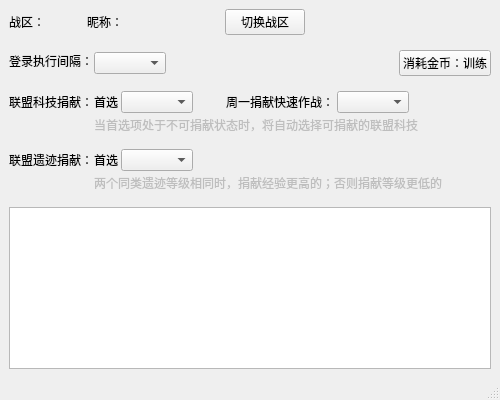
<?xml version="1.0" encoding="UTF-8"?>
<ui version="4.0">
 <class>MainWindow</class>
 <widget class="QMainWindow" name="MainWindow">
  <property name="geometry">
   <rect>
    <x>0</x>
    <y>0</y>
    <width>500</width>
    <height>400</height>
   </rect>
  </property>
  <property name="windowTitle">
   <string>TopwarHelper</string>
  </property>
  <widget class="QWidget" name="centralwidget">
   <layout class="QVBoxLayout" name="verticalLayout">
    <item>
     <layout class="QVBoxLayout" name="mainLayout" stretch="0,0,0,0,0">
      <property name="spacing">
       <number>15</number>
      </property>
      <item>
       <layout class="QHBoxLayout" name="userInfoLayout" stretch="0,0,0,0,0,3">
        <property name="spacing">
         <number>1</number>
        </property>
        <item>
         <widget class="QLabel" name="warzoneText">
          <property name="text">
           <string>战区：</string>
          </property>
         </widget>
        </item>
        <item alignment="Qt::AlignLeft">
         <widget class="QLabel" name="warzoneLabel">
          <property name="minimumSize">
           <size>
            <width>40</width>
            <height>0</height>
           </size>
          </property>
          <property name="maximumSize">
           <size>
            <width>40</width>
            <height>16777215</height>
           </size>
          </property>
          <property name="text">
           <string/>
          </property>
         </widget>
        </item>
        <item>
         <widget class="QLabel" name="label">
          <property name="text">
           <string>昵称：</string>
          </property>
         </widget>
        </item>
        <item alignment="Qt::AlignLeft">
         <widget class="QLabel" name="usernameLabel">
          <property name="minimumSize">
           <size>
            <width>100</width>
            <height>0</height>
           </size>
          </property>
          <property name="maximumSize">
           <size>
            <width>100</width>
            <height>16777215</height>
           </size>
          </property>
          <property name="text">
           <string/>
          </property>
         </widget>
        </item>
        <item>
         <widget class="QPushButton" name="changeServerButton">
          <property name="text">
           <string>切换战区</string>
          </property>
         </widget>
        </item>
        <item>
         <spacer name="userInfoHSpacer2">
          <property name="orientation">
           <enum>Qt::Horizontal</enum>
          </property>
          <property name="sizeHint" stdset="0">
           <size>
            <width>40</width>
            <height>20</height>
           </size>
          </property>
         </spacer>
        </item>
       </layout>
      </item>
      <item>
       <layout class="QHBoxLayout" name="runIntervalLayout" stretch="0,0,1,0">
        <property name="spacing">
         <number>1</number>
        </property>
        <item alignment="Qt::AlignTop">
         <widget class="QLabel" name="runIntervalText">
          <property name="minimumSize">
           <size>
            <width>0</width>
            <height>22</height>
           </size>
          </property>
          <property name="maximumSize">
           <size>
            <width>16777215</width>
            <height>22</height>
           </size>
          </property>
          <property name="text">
           <string>登录执行间隔：</string>
          </property>
         </widget>
        </item>
        <item alignment="Qt::AlignLeft">
         <widget class="QComboBox" name="runIntervalComboBox"/>
        </item>
        <item>
         <spacer name="runIntervalSpacer">
          <property name="orientation">
           <enum>Qt::Horizontal</enum>
          </property>
          <property name="sizeHint" stdset="0">
           <size>
            <width>40</width>
            <height>20</height>
           </size>
          </property>
         </spacer>
        </item>
        <item>
         <widget class="QPushButton" name="consumeCoinButton">
          <property name="text">
           <string>消耗金币：训练</string>
          </property>
         </widget>
        </item>
       </layout>
      </item>
      <item>
       <layout class="QHBoxLayout" name="allianceScienceLayout">
        <property name="spacing">
         <number>1</number>
        </property>
        <item alignment="Qt::AlignTop">
         <widget class="QLabel" name="allianceScienceText">
          <property name="minimumSize">
           <size>
            <width>0</width>
            <height>22</height>
           </size>
          </property>
          <property name="maximumSize">
           <size>
            <width>16777215</width>
            <height>22</height>
           </size>
          </property>
          <property name="text">
           <string>联盟科技捐献：</string>
          </property>
         </widget>
        </item>
        <item>
         <layout class="QVBoxLayout" name="allianceScienceVLayout">
          <property name="spacing">
           <number>3</number>
          </property>
          <item>
           <layout class="QHBoxLayout" name="allianceScienceHLayout">
            <item>
             <widget class="QLabel" name="allianceScienceFirstPreferText">
              <property name="text">
               <string>首选</string>
              </property>
             </widget>
            </item>
            <item>
             <widget class="QComboBox" name="allianceScienceFirstPreferComboBox"/>
            </item>
            <item>
             <spacer name="allianceScienceHSpacer1">
              <property name="orientation">
               <enum>Qt::Horizontal</enum>
              </property>
              <property name="sizeType">
               <enum>QSizePolicy::Fixed</enum>
              </property>
              <property name="sizeHint" stdset="0">
               <size>
                <width>30</width>
                <height>20</height>
               </size>
              </property>
             </spacer>
            </item>
            <item>
             <widget class="QLabel" name="donateCoinConsumeText">
              <property name="text">
               <string>周一捐献快速作战：</string>
              </property>
             </widget>
            </item>
            <item>
             <widget class="QComboBox" name="donateCoinConsumeComboBox"/>
            </item>
            <item>
             <spacer name="allianceScienceHSpacer2">
              <property name="orientation">
               <enum>Qt::Horizontal</enum>
              </property>
              <property name="sizeHint" stdset="0">
               <size>
                <width>40</width>
                <height>20</height>
               </size>
              </property>
             </spacer>
            </item>
           </layout>
          </item>
          <item>
           <widget class="QLabel" name="allianceScienceTip">
            <property name="enabled">
             <bool>false</bool>
            </property>
            <property name="text">
             <string>当首选项处于不可捐献状态时，将自动选择可捐献的联盟科技</string>
            </property>
           </widget>
          </item>
         </layout>
        </item>
       </layout>
      </item>
      <item>
       <layout class="QHBoxLayout" name="worldSiteLayout">
        <property name="spacing">
         <number>1</number>
        </property>
        <item alignment="Qt::AlignTop">
         <widget class="QLabel" name="worldSiteText">
          <property name="minimumSize">
           <size>
            <width>0</width>
            <height>22</height>
           </size>
          </property>
          <property name="maximumSize">
           <size>
            <width>16777215</width>
            <height>22</height>
           </size>
          </property>
          <property name="text">
           <string>联盟遗迹捐献：</string>
          </property>
         </widget>
        </item>
        <item>
         <layout class="QVBoxLayout" name="worldSiteVLayout">
          <property name="spacing">
           <number>3</number>
          </property>
          <item>
           <layout class="QHBoxLayout" name="worldSiteHLayout">
            <item>
             <widget class="QLabel" name="worldSitePreferText">
              <property name="text">
               <string>首选</string>
              </property>
             </widget>
            </item>
            <item>
             <widget class="QComboBox" name="worldSitePreferComboBox"/>
            </item>
            <item>
             <spacer name="worldSiteHSpacer">
              <property name="orientation">
               <enum>Qt::Horizontal</enum>
              </property>
              <property name="sizeHint" stdset="0">
               <size>
                <width>40</width>
                <height>20</height>
               </size>
              </property>
             </spacer>
            </item>
           </layout>
          </item>
          <item>
           <widget class="QLabel" name="worldSiteTip">
            <property name="enabled">
             <bool>false</bool>
            </property>
            <property name="text">
             <string>两个同类遗迹等级相同时，捐献经验更高的；否则捐献等级更低的</string>
            </property>
           </widget>
          </item>
         </layout>
        </item>
       </layout>
      </item>
      <item>
       <widget class="QTextBrowser" name="logTextBrowser">
        <property name="lineWrapMode">
         <enum>QTextEdit::NoWrap</enum>
        </property>
        <property name="html">
         <string>&lt;!DOCTYPE HTML PUBLIC &quot;-//W3C//DTD HTML 4.0//EN&quot; &quot;http://www.w3.org/TR/REC-html40/strict.dtd&quot;&gt;
&lt;html&gt;&lt;head&gt;&lt;meta name=&quot;qrichtext&quot; content=&quot;1&quot; /&gt;&lt;meta charset=&quot;utf-8&quot; /&gt;&lt;style type=&quot;text/css&quot;&gt;
p, li { white-space: pre-wrap; }
hr { height: 1px; border-width: 0; }
li.unchecked::marker { content: &quot;\2610&quot;; }
li.checked::marker { content: &quot;\2612&quot;; }
&lt;/style&gt;&lt;/head&gt;&lt;body style=&quot; font-family:'Microsoft YaHei UI'; font-size:9pt; font-weight:400; font-style:normal;&quot;&gt;
&lt;p style=&quot;-qt-paragraph-type:empty; margin-top:0px; margin-bottom:0px; margin-left:0px; margin-right:0px; -qt-block-indent:0; text-indent:0px;&quot;&gt;&lt;br /&gt;&lt;/p&gt;&lt;/body&gt;&lt;/html&gt;</string>
        </property>
       </widget>
      </item>
     </layout>
    </item>
   </layout>
  </widget>
  <widget class="QStatusBar" name="statusbar"/>
 </widget>
 <resources/>
 <connections/>
</ui>
